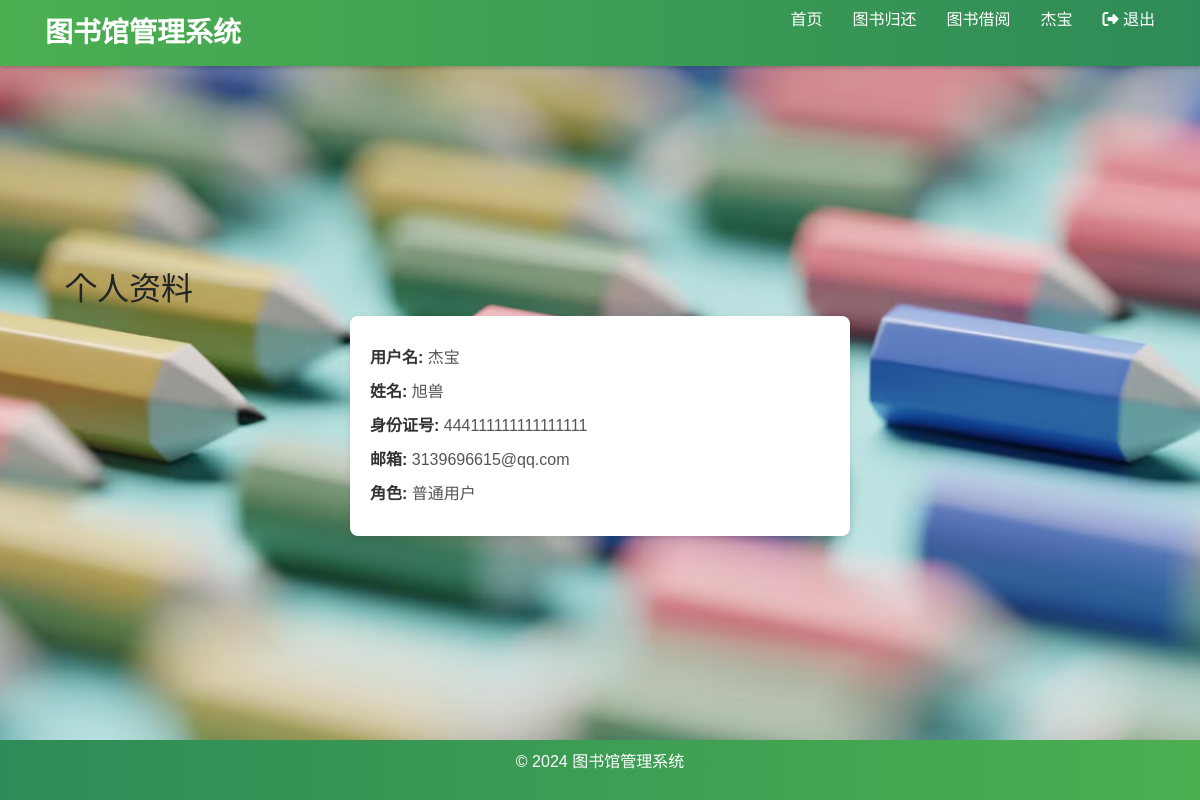
/BMSystem/user/profile/ (signed in), run on the app's committed database.
### BMSystem/models.py (models this page shows, shortened)
class Profile(models.Model):
    user = models.OneToOneField(User, on_delete=models.CASCADE)
    name = models.CharField(max_length=100)
    identity_card = models.CharField(max_length=18)
    is_admin = models.BooleanField(default=False)

### BMSystem/views.py (the view)
# urls.py: path('user/profile/', user_profile, name='user_profile'),
@login_required(login_url='user_login')
def user_profile(request):
    profile = request.user.profile
    return render(request, 'BMSystem/user_profile.html', {'profile': profile})

### BMSystem/templates/BMSystem/user_profile.html (shortened to what this page needs)
{% extends 'BMSystem/base1.html' %}
{% block content %}
    <div class="container">
        <h2 class="page-title">个人资料</h2>
        <div class="user-profile">
            <p><strong>用户名:</strong> {{ profile.user.username }}</p>
            <p><strong>姓名:</strong> {{ profile.name }}</p>
            <p><strong>身份证号:</strong> {{ profile.identity_card }}</p>
            <p><strong>邮箱:</strong> {{ profile.user.email }}</p>
            {% if profile.is_admin %}
                <p><strong>角色:</strong> 管理员</p>
            {% else %}
                <p><strong>角色:</strong> 普通用户</p>
            {% endif %}
        </div>
    </div>
{% endblock %}

### BMSystem/templates/BMSystem/base1.html (shortened to what this page needs)
{% load static %}
<!DOCTYPE html>
<html lang="en">
<head>
    <link rel="stylesheet" href="https://cdnjs.cloudflare.com/ajax/libs/font-awesome/6.x/css/all.min.css">
    <link rel="stylesheet" href="{% static 'css/user_style.css' %}">
    <link href="https://stackpath.bootstrapcdn.com/bootstrap/4.5.2/css/bootstrap.min.css" rel="stylesheet">
</head>
<body>
<header>
    <nav class="navbar">
        <div class="container">
            <h1>图书馆管理系统</h1>
            <ul class="nav-links">
                <li><a href="{% url 'user_home' %}">首页</a></li>
                {% if user.is_authenticated %}
                    <li><a href="{% url 'return_book' %}">图书归还</a></li>
                    <li><a href="{% url 'borrow_book' %}">图书借阅</a></li>
                    <li><a href="{% url 'user_profile' %}">{{ user.username }}</a></li>
                    <li><a href="{% url 'logout' %}"><i class="fa fa-sign-out-alt"></i> 退出</a></li>
                {% else %}
                    <li><a href="{% url 'login' %}">登录</a></li>
                {% endif %}
            </ul>
        </div>
    </nav>
</header>
<main class="container">
    {% block content %}{% endblock %}
</main>
<footer class="footer">
    <p>&copy; 2024 图书馆管理系统</p>
</footer>
</body>
</html>

### BMSystem/static/css/user_style.css (style rules this page uses)
body, html { height: 100%; margin: 0; padding: 0; font-family: 'Open Sans', sans-serif; background-color: #f8f9fa; }
body { display: flex; flex-direction: column; color: #333; }
.navbar { background: linear-gradient(to right, #4CAF50, #2E8B57); color: white; padding: 15px 20px; display: flex; justify-content: space-between; align-items: center; box-shadow: 0 2px 4px rgba(0, 0, 0, 0.2); }
.navbar h1 { font-size: 28px; font-weight: bold; margin: 0; }
.nav-links { display: flex; list-style: none; margin: 0; padding: 0; }
.nav-links li { margin-left: 15px; }
.nav-links a { color: white; text-decoration: none; padding: 10px 15px; border-radius: 5px; transition: background-color 0.3s ease, color 0.3s ease; }
.nav-links a::after { content: ''; display: block; width: 0; height: 2px; background: white; transition: width 0.3s; }
main.container { flex: 1; display: flex; justify-content: center; align-items: center; padding: 20px; box-sizing: border-box; }
.user-profile { background: white; padding: 20px; border-radius: 8px; box-shadow: 0 2px 6px rgba(0, 0, 0, 0.1); max-width: 500px; margin: 0 auto; }
.user-profile p { margin: 10px 0; font-size: 16px; color: #555; }
.user-profile p strong { color: #333; font-weight: bold; }
.footer { background: linear-gradient(to right, #2E8B57, #4CAF50); color: white; text-align: center; padding: 10px 0; width: 100%; position: relative; bottom: 0; }

### data on the page
Profile: user.username "杰宝", name "旭兽", identity_card "444111111111111111", user.email "3139696615@qq.com"

### other printed values
{{ user.username }} "杰宝"
